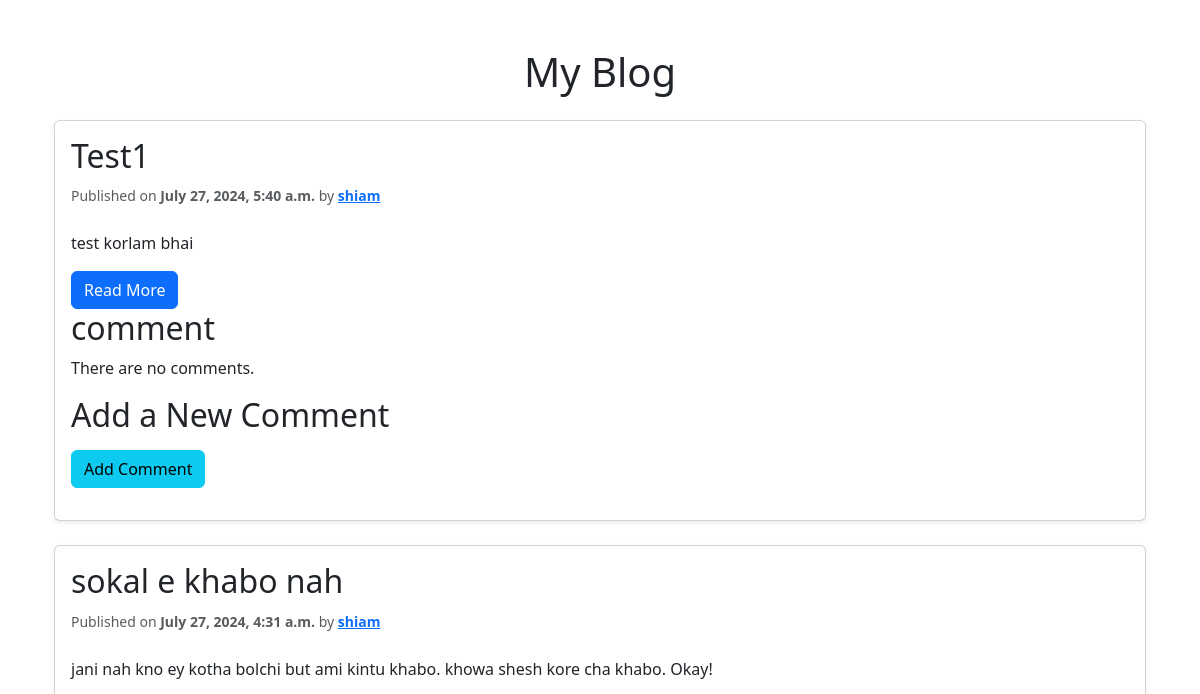
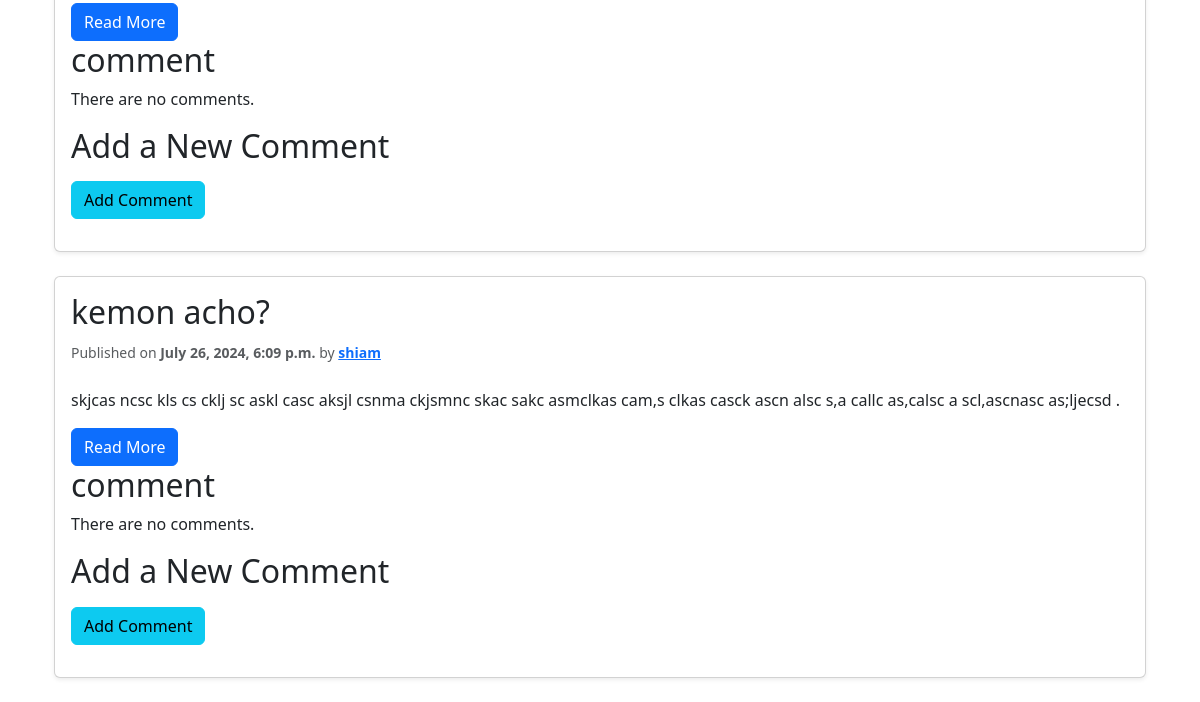
The app's page /, older data (2 pictures, top to bottom).
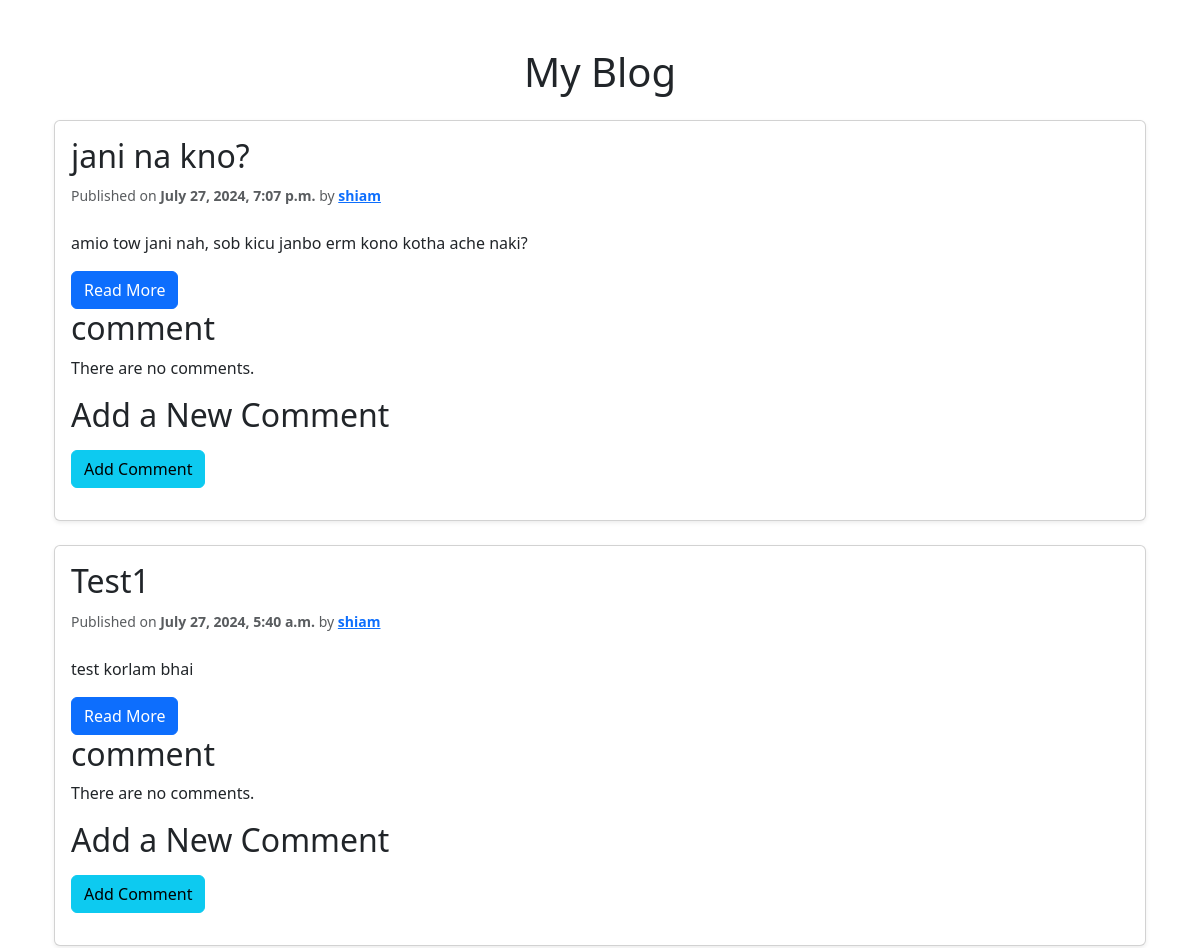
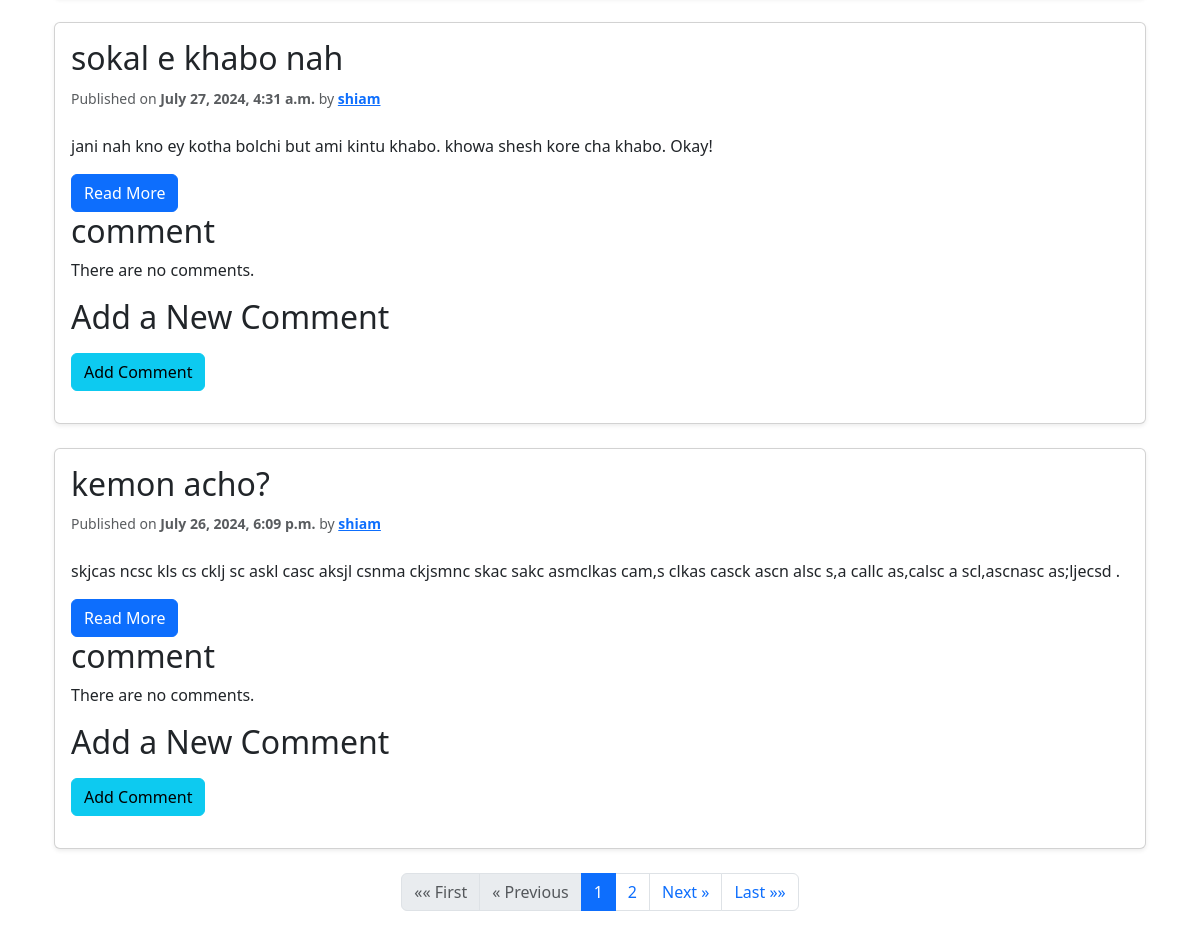
The same page, newer data (2 pictures, top to bottom).
### Blog/models.py (models this page shows, shortened)
class Post(models.Model):
    class Status(models.TextChoices):
        DRAFT = "DF", "Draft"
        PUBLISHED = "PB", "Published"
    title = models.CharField(max_length=250)
    slug = models.SlugField(
        max_length=250,
        unique_for_date='publish'
    )
    author = models.ForeignKey(
        User,
        on_delete=models.CASCADE,
        related_name="blog_posts"
    )
    body = models.TextField()
    publish = models.DateTimeField(default=timezone.now)
    created = models.DateTimeField(auto_now_add=True)
    updated = models.DateTimeField(auto_now=True)
    status = models.CharField(
        max_length=2,
        choices=Status.choices,
        default=Status.DRAFT
    )
    objects = models.Manager()
    published = PublishedManager()
    class Meta:
        ordering = ['-publish']  # Oldest to Newest.
    def get_absolute_url(self):
        return reverse("detail", kwargs={"pk": self.pk})

### Blog/views.py (the view)
# urls.py: path("", BlogListView.as_view(), name="home"),
class BlogListView(ListView):
    queryset = Post.published.all()
    template_name = "../templates/blog/post/home.html"
    paginate_by = 3
    def get_context_data(self, **kwargs):
        context = super().get_context_data(**kwargs)
        posts = Post.objects.all()
        context["posts"] = posts
        post_comments = {}
        for post in posts:
            comments = Comment.objects.filter(post=post)
            post_comments[post] = comments
        context["post_comments"] = post_comments
        return context

### templates/blog/post/home.html (shortened to what this page needs)
{% extends "blog/base.html" %}
{% block content %}
<div class="container mt-5">
    <h1 class="text-center mb-4">My Blog</h1>
    {% for post in posts %}
        <div class="card mb-4 shadow-sm">
            <div class="card-body">
                <h2 class="card-title">
                    <a href="{{ post.get_absolute_url }}" class="text-decoration-none text-dark">
                        {{ post.title }}
                    </a>
                </h2>
                <p class="card-text text-muted mb-4">
                    <small>
                         Published on
                        <span class="fw-semibold">{{ post.publish|date:"F j, Y, g:i a" }}</span> by
                        <a href="{% url 'user_posts' post.author %}" class="text-primary fw-bold">{{ post.author }}</a>
                    </small>
                </p>
                <p class="card-text">
                    {{ post.body|truncatewords:30|linebreaks }}
                </p>
                <a href="{{ post.get_absolute_url }}" class="btn btn-primary">Read More</a>
                {% with comments.count as total_comments %}
                    <h2>
                        {{ total_comments }} comment{{ total_comments|pluralize }}
                    </h2>
                {% endwith %}
                {% for comment in comments %}
                    <div class="comment">
                        <p class="info">
                            Comment {{ forloop.count }} by {{ comment.name }} {{ comment.created }}
                        </p>
                        {{ comment.body| linebreaks }}
                    </div>
                {% empty %}
                    <p>There are no comments.</p>
                {% endfor %}
                {% include "blog/post/comment_form.html" %}
            </div>
        </div>
    {% endfor %}
</div>
{% if is_paginated %}
    <nav aria-label="Page navigation">
        <ul class="pagination justify-content-center">
            {% if page_obj.has_previous %}
                <li class="page-item">
                    <a class="page-link" href="?page=1" aria-label="First">
                        <span aria-hidden="true">&laquo;&laquo; First</span>
                    </a>
                </li>
                <li class="page-item">
                    <a class="page-link" href="?page={{ page_obj.previous_page_number }}" aria-label="Previous">
                        <span aria-hidden="true">&laquo; Previous</span>
                    </a>
                </li>
            {% else %}
                <li class="page-item disabled">
                    <span class="page-link">&laquo;&laquo; First</span>
                </li>
                <li class="page-item disabled">
                    <span class="page-link">&laquo; Previous</span>
                </li>
            {% endif %}
            {% for num in page_obj.paginator.page_range %}
                {% if page_obj.number == num %}
                    <li class="page-item active" aria-current="page">
                        <span class="page-link">{{ num }}</span>
                    </li>
                {% elif num > page_obj.number|add:'-3' and num < page_obj.number|add:'3' %}
                    <li class="page-item"><a class="page-link" href="?page={{ num }}">{{ num }}</a></li>
                {% endif %}
            {% endfor %}
            {% if page_obj.has_next %}
                <li class="page-item">
                    <a class="page-link" href="?page={{ page_obj.next_page_number }}" aria-label="Next">
                        <span aria-hidden="true">Next &raquo;</span>
                    </a>
                </li>
                <li class="page-item">
                    <a class="page-link" href="?page={{ page_obj.paginator.num_pages }}" aria-label="Last">
                        <span aria-hidden="true">Last &raquo;&raquo;</span>
                    </a>
                </li>
            {% endif %}
        </ul>
    </nav>
{% endif %}
{% endblock %}

### templates/blog/base.html (shortened to what this page needs)
{% load static %}
<!DOCTYPE html>
<html lang="en">
<head>
    <link href="https://cdn.jsdelivr.net/npm/bootstrap@5.3.0/dist/css/bootstrap.min.css" rel="stylesheet">
</head>
<body>
    <div id="content" class="container mt-5">
        {% block content %}
        {% endblock %}
    </div>
</body>
</html>

### templates/blog/post/comment_form.html (shortened to what this page needs)
<h2>Add a New Comment</h2>
<form action="{% url 'post_comment' post.id %}" method="post" class="mb-3">
    <button type="submit" class="btn btn-info">Add Comment</button>
</form>

Row changes from the older to the newer data that the page shows:
added Post: title "jani na kno?", publish "July 27, 2024, 7:07 p.m.", author "shiam", body "amio tow jani nah, sob kicu janbo erm kono kotha ache naki?"
Text that changed along with them:
text now shown: "«« First « Previous Next » Last »»"
new list line: "1"
new list line: "2"
